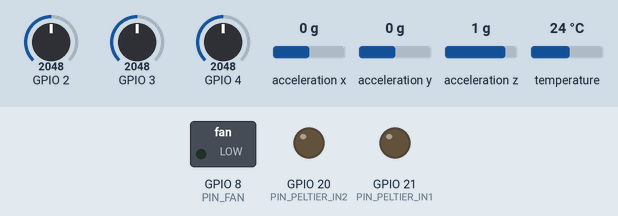
Recording of a sketch running on a simulated Seeed XIAO ESP32-C3. Parts: switched loads named in the sketch (green lamp = pin HIGH), output pins drawn as LEDs (lit = HIGH). Wiring (inferred from the names in the program): TMP102 temperature sensor at I2C address 0x48; TMP102 temperature sensor at I2C address 0x49; MPU-6050 motion sensor at I2C address 0x68. The inputs (shaded band) are chosen by the test bench; at power-on: temperature 24 °C, GPIO 2 = 2048, GPIO 3 = 2048, GPIO 4 = 2048, acceleration x 0 g, acceleration y 0 g, acceleration z 1 g (analog values on the 0–4095 scale). Nothing arrives over Bluetooth unless stated; a phone connects over Bluetooth LE 3 s after start; pins used as bus, display or sensor lines are not drawn.

Above: at 0.1 s.
At 1.2 s:
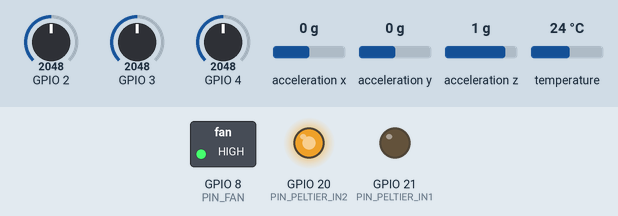
1.3 s: temperature set to 12 °C
At 3.1 s:
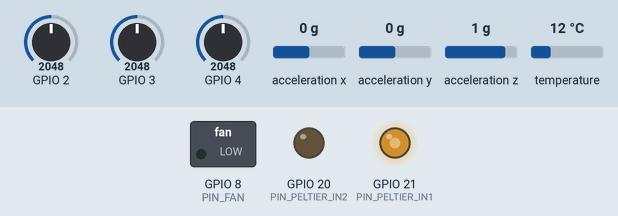
Timing chart, 0 to 4.6 s (numbered marks = the images above; inputs shaded):
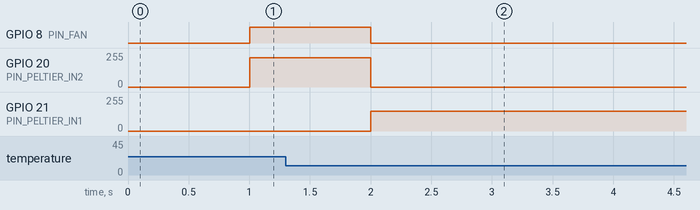

Measured:
- after the input at 1.3 s, GPIO 8 (PIN_FAN): HIGH → LOW after 0.70 s; GPIO 20 (PIN_PELTIER_IN2): 220/255 → 0/255 after 0.70 s; GPIO 21 (PIN_PELTIER_IN1): 0/255 → 150/255 after 0.70 s

The sketch:

thermyx_insole.ino
```cpp
// Thermyx insole firmware — Seeed XIAO ESP32-C3
//
// Implements ThermyxApp/BLE_PROTOCOL.md (telemetry v3, 22 bytes, 1 Hz; mode
// and target-temperature commands) for the prototype parts list:
//
//   MCU           Seeed XIAO ESP32-C3
//   Peltier       CUI CP3495-46 (or Dilwe TEC104901 in the proof-of-concept),
//                 driven reversibly through channel A of a DRV8833
//   Fan           Easycargo 20 mm fan on channel B of the same DRV8833 (one
//                 direction only: BIN1 on D8, BIN2 tied to GND)
//   Temperature   2 x SparkFun TMP117 on I2C (0x48 foot contact, 0x49 ambient)
//   Motion        GY-521 (MPU-6050) on I2C at 0x68
//   Pressure      3 x FSR402 (heel, arch, forefoot), each in a divider with a
//                 10 kOhm resistor to GND, read on A0-A2
//   Battery       optional 2:1 divider (2 x 100 kOhm); off by default, see
//                 PIN_BATTERY for why it cannot simply go on A3
//
// STATUS: written against the protocol and the parts list; not yet compiled
// or flashed. Check the pin map below against the real wiring before the
// first power-up, and test the Peltier with the insole OFF the foot first.
//
// Build: Arduino IDE 2.x, board package "esp32" by Espressif (3.x), board
// "XIAO_ESP32C3". No extra libraries: sensors are read over raw I2C.
//
// One insole per foot: set THERMYX_FOOT below before flashing each one.

#include <Arduino.h>
#include <Wire.h>
#include <BLEDevice.h>
#include <BLEServer.h>
#include <BLEUtils.h>
#include <BLE2902.h>
#include <esp_task_wdt.h>

// ---------------------------------------------------------------- settings

#define THERMYX_FOOT 1            // 1 = left, 2 = right (protocol byte 11)
#define HAS_BATTERY_SENSE 0       // 1 once a battery divider is fitted (see PIN_BATTERY)

// Pin map (XIAO ESP32-C3 silkscreen names).
static const int PIN_FSR_HEEL = A0;
static const int PIN_FSR_ARCH = A1;
static const int PIN_FSR_FOREFOOT = A2;
#if HAS_BATTERY_SENSE
// The XIAO ESP32-C3's only dependable analog pins are A0-A2 (ADC1), and the
// FSRs use all three. GPIO5 ("A3") is on ADC2, which reads unreliably while
// Bluetooth is on. Choose a pin (or an external ADC such as an ADS1115), set
// it here, and delete the #error.
#error "Choose PIN_BATTERY before enabling HAS_BATTERY_SENSE (see the comment above)."
static const int PIN_BATTERY = -1;
#endif
static const int PIN_PELTIER_IN1 = D6;   // DRV8833 AIN1
static const int PIN_PELTIER_IN2 = D7;   // DRV8833 AIN2
static const int PIN_FAN = D8;           // DRV8833 BIN1; wire BIN2 to GND
static const int PIN_DRIVER_SLEEP = D10; // DRV8833 nSLEEP (high = enabled)
// D9 (GPIO9) is deliberately unused: it is the ESP32-C3 boot strap pin, and
// the DRV8833's input pull-down could hold it low and stop the board booting.

// I2C addresses.
static const uint8_t TMP117_FOOT = 0x48;
static const uint8_t TMP117_AMBIENT = 0x49;
static const uint8_t MPU6050 = 0x68;

// Safety limits. These are enforced here, in firmware, whatever the app asks.
static const float BURN_LIMIT_C = 40.0f;      // never heat at or above this
static const float HEAT_RESUME_C = 38.5f;     // resume heating below this
static const float COLD_LIMIT_C = 15.0f;      // never cool at or below this
static const float TARGET_MIN_C = 26.0f;
static const float TARGET_MAX_C = 38.0f;
static const uint8_t HEAT_DUTY = 150;         // of 255; kept below cooling
static const uint8_t COOL_DUTY = 220;
static const uint8_t FAN_DUTY = 255;

// Protocol.
#define SERVICE_UUID   "7B7E0001-7A3B-4D2D-9C9E-000000000001"
#define TELEMETRY_UUID "7B7E0002-7A3B-4D2D-9C9E-000000000001"
#define COMMAND_UUID   "7B7E0003-7A3B-4D2D-9C9E-000000000001"

enum Mode : uint8_t { MODE_OFF = 0, MODE_HEATING = 1, MODE_COOLING = 2, MODE_VENTILATION = 3 };

static const int16_t NO_TEMPERATURE = INT16_MIN;   // outside -20..80 C: the app reads it as absent
static const uint16_t NO_VALUE = 0xFFFF;           // gait / balance / cadence / standing unknown
static const uint8_t NO_BATTERY = 0xFF;

// ------------------------------------------------------------------ state

// What the app asked for. MODE_VENTILATION is the app's "Auto": regulate
// towards targetC. Heating and cooling are explicit requests.
static volatile uint8_t commandedMode = MODE_VENTILATION;
static volatile float targetC = 31.0f;
// What the hardware is actually doing, reported back in byte 1.
static uint8_t activeMode = MODE_VENTILATION;
// True while the burn cutoff is holding the heater off (flags bit 4).
static bool burnCutoff = false;
// A loop that hangs for this long resets the chip, so a stuck heater
// cannot stay on with nothing watching it.
static const uint32_t WATCHDOG_MS = 4000;

static BLECharacteristic *telemetry = nullptr;
static volatile bool connected = false;

// Gait tracking.
static const int STEP_HISTORY = 12;
static uint32_t stepTimes[STEP_HISTORY];
static int stepCount = 0;
static bool aboveThreshold = false;
static uint32_t loadedStillMs = 0;
static uint32_t windowMs = 0;

// ------------------------------------------------------------------- I2C

static bool readRegister16(uint8_t address, uint8_t reg, int16_t &out) {
  Wire.beginTransmission(address);
  Wire.write(reg);
  if (Wire.endTransmission(false) != 0) return false;
  if (Wire.requestFrom(address, (uint8_t)2) != 2) return false;
  out = (int16_t)((Wire.read() << 8) | Wire.read());
  return true;
}

// TMP117: register 0x00, 7.8125 m°C per LSB. Returns false on a missing
// sensor so the caller reports "absent" rather than a number.
static bool readTMP117(uint8_t address, float &celsius) {
  int16_t raw;
  if (!readRegister16(address, 0x00, raw)) return false;
  if (raw == (int16_t)0x8000) return false;  // TMP117 reset value: no conversion yet
  celsius = raw * 0.0078125f;
  return celsius > -40.0f && celsius < 125.0f;
}

static bool mpuReady = false;

static void initMPU() {
  Wire.beginTransmission(MPU6050);
  Wire.write(0x6B);  // PWR_MGMT_1
  Wire.write(0x00);  // wake
  mpuReady = Wire.endTransmission() == 0;
  if (!mpuReady) return;
  Wire.beginTransmission(MPU6050);
  Wire.write(0x1C);  // ACCEL_CONFIG
  Wire.write(0x08);  // ±4 g
  Wire.endTransmission();
}

// Acceleration magnitude in g, or a negative number when unavailable.
static float accelMagnitudeG() {
  if (!mpuReady) return -1.0f;
  Wire.beginTransmission(MPU6050);
  Wire.write(0x3B);
  if (Wire.endTransmission(false) != 0) return -1.0f;
  if (Wire.requestFrom(MPU6050, (uint8_t)6) != 6) return -1.0f;
  int16_t ax = (Wire.read() << 8) | Wire.read();
  int16_t ay = (Wire.read() << 8) | Wire.read();
  int16_t az = (Wire.read() << 8) | Wire.read();
  const float scale = 1.0f / 8192.0f;  // ±4 g
  float x = ax * scale, y = ay * scale, z = az * scale;
  return sqrtf(x * x + y * y + z * z);
}

// -------------------------------------------------------------- actuators

static void driveBridge(int in1, int in2, int8_t direction, uint8_t duty) {
  // DRV8833 slow-decay PWM: hold one input high, PWM the other inverted.
  if (direction == 0 || duty == 0) {
    analogWrite(in1, 0);
    analogWrite(in2, 0);
  } else if (direction > 0) {
    analogWrite(in2, 0);
    analogWrite(in1, duty);
  } else {
    analogWrite(in1, 0);
    analogWrite(in2, duty);
  }
}

static void applyMode(uint8_t mode) {
  activeMode = mode;
  switch (mode) {
    case MODE_HEATING:
      driveBridge(PIN_PELTIER_IN1, PIN_PELTIER_IN2, +1, HEAT_DUTY);
      analogWrite(PIN_FAN, 0);
      break;
    case MODE_COOLING:
      driveBridge(PIN_PELTIER_IN1, PIN_PELTIER_IN2, -1, COOL_DUTY);
      analogWrite(PIN_FAN, FAN_DUTY);  // reject heat
      break;
    case MODE_VENTILATION:
      driveBridge(PIN_PELTIER_IN1, PIN_PELTIER_IN2, 0, 0);
      analogWrite(PIN_FAN, FAN_DUTY);
      break;
    default:
      driveBridge(PIN_PELTIER_IN1, PIN_PELTIER_IN2, 0, 0);
      analogWrite(PIN_FAN, 0);
      break;
  }
}

// Decides what to do from the command and the foot temperature, with the
// safety limits applied last so nothing can override them.
static uint8_t decideMode(bool haveFoot, float footC) {
  uint8_t want = commandedMode;

  if (want == MODE_VENTILATION) {  // Auto
    if (!haveFoot) {
      want = MODE_VENTILATION;
    } else if (footC > targetC + 0.6f) {
      want = MODE_COOLING;
    } else if (footC < targetC - 0.6f) {
      want = MODE_HEATING;
    } else if (activeMode == MODE_COOLING || activeMode == MODE_HEATING) {
      want = fabsf(footC - targetC) < 0.2f ? (uint8_t)MODE_VENTILATION : activeMode;
    }
  }

  // Fail safe: with no foot temperature there is nothing to regulate on.
  if (!haveFoot && (want == MODE_HEATING || want == MODE_COOLING)) return MODE_VENTILATION;
  // Burn protection, with hysteresis.
  burnCutoff = false;
  if (want == MODE_HEATING) {
    if (footC >= BURN_LIMIT_C || (activeMode != MODE_HEATING && footC >= HEAT_RESUME_C)) {
      burnCutoff = true;
      return MODE_VENTILATION;
    }
  }
  // Cold protection.
  if (want == MODE_COOLING && footC <= COLD_LIMIT_C) return MODE_VENTILATION;
  return want;
}

// ------------------------------------------------------------------ BLE

class ServerCallbacks : public BLEServerCallbacks {
  void onConnect(BLEServer *) override { connected = true; }
  void onDisconnect(BLEServer *server) override {
    connected = false;
    // Unsupervised heating is not allowed: drop back to Auto without heat
    // until the app reconnects, then advertise again.
    if (commandedMode == MODE_HEATING) commandedMode = MODE_VENTILATION;
    server->getAdvertising()->start();
  }
};

class CommandCallbacks : public BLECharacteristicCallbacks {
  void onWrite(BLECharacteristic *characteristic) override {
    String value = characteristic->getValue();
    if (value.length() >= 2 && (uint8_t)value[0] == 1) {
      uint8_t mode = (uint8_t)value[1];
      if (mode <= MODE_VENTILATION) commandedMode = mode;
    } else if (value.length() >= 3 && (uint8_t)value[0] == 2) {
      int16_t centi = (int16_t)((uint8_t)value[1] | ((uint8_t)value[2] << 8));
      float c = centi / 100.0f;
      targetC = constrain(c, TARGET_MIN_C, TARGET_MAX_C);
    }
  }
};

static void startBLE() {
  const char *name = THERMYX_FOOT == 1 ? "Thermyx Left" : "Thermyx Right";
  BLEDevice::init(name);
  // The 22-byte telemetry packet needs more than the default 23-byte MTU,
  // which only fits 20 bytes per notification; iOS agrees to 185.
  BLEDevice::setMTU(185);
  BLEServer *server = BLEDevice::createServer();
  server->setCallbacks(new ServerCallbacks());
  BLEService *service = server->createService(SERVICE_UUID);

  telemetry = service->createCharacteristic(TELEMETRY_UUID, BLECharacteristic::PROPERTY_NOTIFY | BLECharacteristic::PROPERTY_READ);
  telemetry->addDescriptor(new BLE2902());

  BLECharacteristic *command = service->createCharacteristic(COMMAND_UUID, BLECharacteristic::PROPERTY_WRITE);
  command->setCallbacks(new CommandCallbacks());

  service->start();
  BLEAdvertising *advertising = BLEDevice::getAdvertising();
  advertising->addServiceUUID(SERVICE_UUID);
  advertising->setScanResponse(true);
  BLEDevice::startAdvertising();
}

// ----------------------------------------------------------------- gait

// Samples the accelerometer and FSRs quickly between telemetry packets.
static void sampleMotion(uint32_t now, bool loaded) {
  static uint32_t lastSample = 0;
  if (now - lastSample < 20) return;  // 50 Hz
  uint32_t dt = now - lastSample;
  lastSample = now;

  float g = accelMagnitudeG();
  if (g >= 0) {
    // A heel strike shows up as a spike above ~1.35 g; count rising edges.
    if (!aboveThreshold && g > 1.35f) {
      aboveThreshold = true;
      if (stepCount == 0 || now - stepTimes[(stepCount - 1) % STEP_HISTORY] > 250) {
        stepTimes[stepCount % STEP_HISTORY] = now;
        stepCount++;
      }
    } else if (aboveThreshold && g < 1.15f) {
      aboveThreshold = false;
    }
  }

  // Standing: loaded, but no step in the last 1.5 s.
  bool recentStep = stepCount > 0 && now - stepTimes[(stepCount - 1) % STEP_HISTORY] < 1500;
  windowMs += dt;
  if (loaded && !recentStep) loadedStillMs += dt;
}

// Cadence in steps per minute from the recent step intervals, or -1.
static float cadence(uint32_t now) {
  int n = min(stepCount, STEP_HISTORY);
  if (n < 3) return -1;
  uint32_t newest = stepTimes[(stepCount - 1) % STEP_HISTORY];
  if (now - newest > 3000) return 0;  // stopped walking
  uint32_t oldest = stepTimes[(stepCount - n) % STEP_HISTORY];
  float seconds = (newest - oldest) / 1000.0f;
  if (seconds <= 0) return -1;
  // One insole sees every other step; double it for whole-body cadence.
  return (n - 1) / seconds * 60.0f * 2.0f;
}

// Gait stability 0..1: one minus the coefficient of variation of the step
// intervals. Regular steps score near 1; stumbling, shuffling steps fall.
static float gaitStability(uint32_t now) {
  int n = min(stepCount, STEP_HISTORY);
  if (n < 4) return -1;
  if (now - stepTimes[(stepCount - 1) % STEP_HISTORY] > 3000) return -1;
  float intervals[STEP_HISTORY];
  float mean = 0;
  for (int i = 1; i < n; i++) {
    uint32_t a = stepTimes[(stepCount - n + i - 1) % STEP_HISTORY];
    uint32_t b = stepTimes[(stepCount - n + i) % STEP_HISTORY];
    intervals[i - 1] = (b - a);
    mean += intervals[i - 1];
  }
  mean /= (n - 1);
  if (mean <= 0) return -1;
  float variance = 0;
  for (int i = 0; i < n - 1; i++) variance += (intervals[i] - mean) * (intervals[i] - mean);
  float cv = sqrtf(variance / (n - 1)) / mean;
  return constrain(1.0f - cv, 0.0f, 1.0f);
}

// ------------------------------------------------------------- telemetry

static void putInt16(uint8_t *p, int16_t v) { p[0] = v & 0xFF; p[1] = (v >> 8) & 0xFF; }
static void putUInt16(uint8_t *p, uint16_t v) { p[0] = v & 0xFF; p[1] = v >> 8; }
static int16_t centi(bool ok, float c) { return ok ? (int16_t)lroundf(c * 100.0f) : NO_TEMPERATURE; }

static uint8_t batteryPercent() {
#if HAS_BATTERY_SENSE
  // 2:1 divider; 3.3 V reference; LiPo 3.3 V empty to 4.2 V full.
  float volts = analogReadMilliVolts(PIN_BATTERY) * 2.0f / 1000.0f;
  float pct = (volts - 3.3f) / (4.2f - 3.3f) * 100.0f;
  return (uint8_t)constrain(lroundf(pct), 0, 100);
#else
  return NO_BATTERY;
#endif
}

static void sendTelemetry(bool haveFoot, float footC, bool haveAmbient, float ambientC,
                          float heel, float arch, float forefoot, uint32_t now) {
  uint8_t packet[22];
  packet[0] = 3;                    // protocol version
  packet[1] = activeMode;           // what the hardware is doing
  packet[2] = batteryPercent();
  // The app treats this as the foot average. With a single contact sensor
  // it is that sensor.
  putInt16(&packet[3], centi(haveFoot, footC));
  putInt16(&packet[5], centi(haveAmbient, ambientC));

  float stability = gaitStability(now);
  putUInt16(&packet[7], stability < 0 ? NO_VALUE : (uint16_t)lroundf(stability * 10000));

  float total = heel + arch + forefoot;
  putUInt16(&packet[9], total < 0.05f ? NO_VALUE : (uint16_t)lroundf(forefoot / total * 10000));

  // Flags: bits 0-1 foot; bits 2-3 the setting being followed (1 Cool,
  // 2 Auto, 3 Heat) so the app can confirm a command landed; bit 4 burn cutoff.
  uint8_t echo = commandedMode == MODE_COOLING ? 1 : commandedMode == MODE_HEATING ? 3 : 2;
  packet[11] = THERMYX_FOOT | (echo << 2) | (burnCutoff ? 0x10 : 0);

  // Zones: this build has one contact sensor, not three, so the zone fields
  // carry the "absent" marker and the app hides the zone map.
  putInt16(&packet[12], NO_TEMPERATURE);
  putInt16(&packet[14], NO_TEMPERATURE);
  putInt16(&packet[16], NO_TEMPERATURE);

  float spm = cadence(now);
  putUInt16(&packet[18], spm < 0 ? NO_VALUE : (uint16_t)lroundf(spm * 10));
  float standing = windowMs > 0 ? (float)loadedStillMs / windowMs : -1;
  putUInt16(&packet[20], standing < 0 ? NO_VALUE : (uint16_t)lroundf(standing * 10000));
  loadedStillMs = 0;
  windowMs = 0;

  telemetry->setValue(packet, sizeof(packet));
  telemetry->notify();
}

// FSR reading normalised 0..1 (divider output over full scale).
static float readFSR(int pin) {
  return analogReadMilliVolts(pin) / 3300.0f;
}

// ---------------------------------------------------------------- Arduino

void setup() {
  // Outputs low first, then wake the driver, so nothing is driven mid-boot.
  pinMode(PIN_PELTIER_IN1, OUTPUT);
  pinMode(PIN_PELTIER_IN2, OUTPUT);
  pinMode(PIN_FAN, OUTPUT);
  applyMode(MODE_OFF);
  pinMode(PIN_DRIVER_SLEEP, OUTPUT);
  digitalWrite(PIN_DRIVER_SLEEP, HIGH);

  // Task watchdog (esp32 core 3.x). The core may already have one running;
  // reconfigure it if so.
  esp_task_wdt_config_t wdt = { .timeout_ms = WATCHDOG_MS, .idle_core_mask = 0, .trigger_panic = true };
  if (esp_task_wdt_reconfigure(&wdt) != ESP_OK) esp_task_wdt_init(&wdt);
  esp_task_wdt_add(NULL);

  analogReadResolution(12);
  Wire.begin();
  Wire.setClock(400000);
  initMPU();
  startBLE();
}

void loop() {
  static uint32_t lastPacket = 0;
  uint32_t now = millis();
  esp_task_wdt_reset();

  float heel = readFSR(PIN_FSR_HEEL);
  float arch = readFSR(PIN_FSR_ARCH);
  float forefoot = readFSR(PIN_FSR_FOREFOOT);
  sampleMotion(now, heel + arch + forefoot > 0.15f);

  if (now - lastPacket < 1000) return;
  lastPacket = now;

  float footC = 0, ambientC = 0;
  bool haveFoot = readTMP117(TMP117_FOOT, footC);
  bool haveAmbient = readTMP117(TMP117_AMBIENT, ambientC);

  applyMode(decideMode(haveFoot, footC));

  if (connected && telemetry) {
    sendTelemetry(haveFoot, footC, haveAmbient, ambientC, heel, arch, forefoot, now);
  }
}
```
